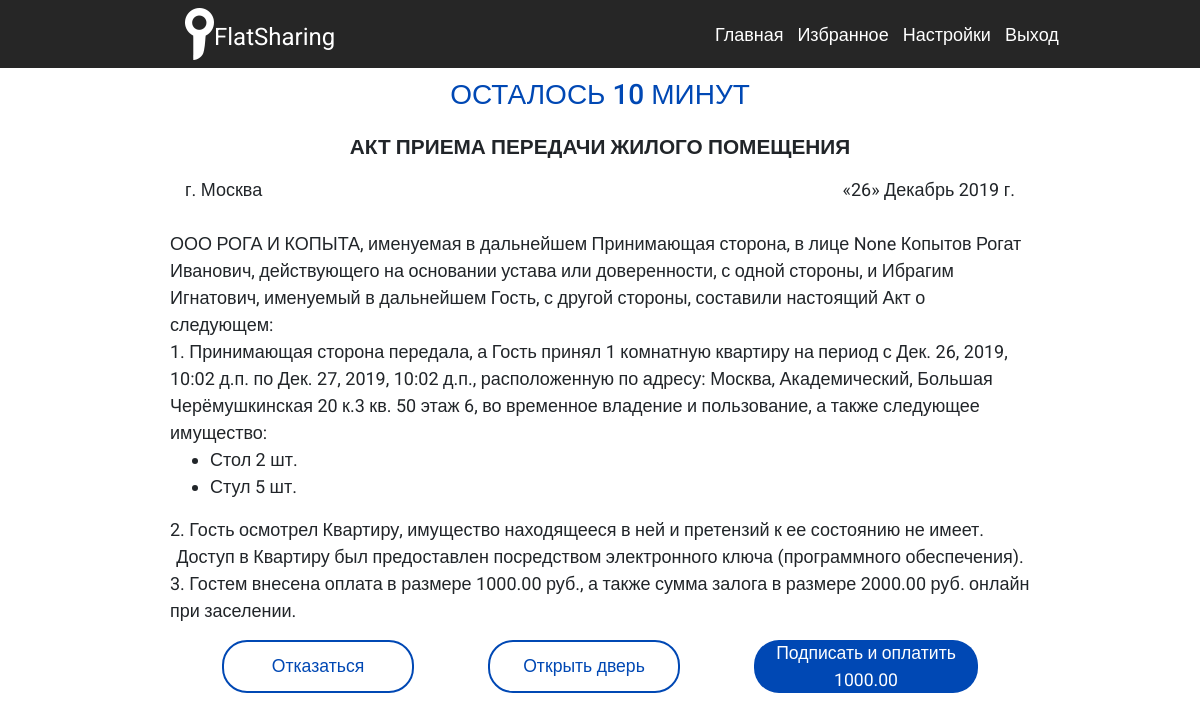
/act/85 (signed in), run on the app's committed database.
### sharing/models.py (models this page shows, shortened)
class Rents(models.Model):
    flat = models.ForeignKey(Flats, on_delete=models.CASCADE,related_name="Квартира",related_query_name="Квартира")
    rentor = models.ForeignKey(User, models.DO_NOTHING)
    start = models.DateTimeField(verbose_name='Начало аренды')
    end = models.DateTimeField(verbose_name='Окончание аренды')
    booking = models.DateTimeField(null=True,verbose_name='Окончание бронироваия')
    status = models.BooleanField(null=True,default=False)
    paid = models.BooleanField(null=True,default=False)
    created_at = models.DateTimeField(null=True,default=False)
    trial_key = models.CharField(max_length=80, blank=True, null=True,default=None)
    renta = RentsManager()
    objects = models.Manager()
    class Meta:
        verbose_name = 'Аренда'
        verbose_name_plural = 'Аренды'
        ordering = ['-start']
    def AccessObj(self):
        return Access.objects.filter(renta=self.id,user=self.rentor).last()
    def getDays(self):
        days = (self.end-self.start).days
        if days < 1:
            return 1
        return days
    def getPrice(self):
        return self.getDays() * self.flat.price
    def getDeposit(self):
        return self.flat.deposit
    '''
    def save(self, *args, **kwargs):
        if not self.pk:
            if self.checkDates():
                super().save(*args, **kwargs)
        else:
            print(self.checkDates())
            if self.checkDates():
                days, hours = self.prolongRent()
                if days >= 0 or hours >= 0:
                    super().save(*args, **kwargs)
    '''

class Access(models.Model):
    PAID_TYPES = (
        (False, 'Осмотр'),
        (True, 'Аренда')
    )
    user = models.ForeignKey(User, models.DO_NOTHING,blank=True, null=True)
    renta = models.ForeignKey(Rents, on_delete=models.CASCADE,blank=True, null=True)
    start = models.DateTimeField('Start',blank=True, null=True)
    end = models.DateTimeField('End',blank=True, null=True)
    used = models.IntegerField(blank=True, null=True,default=0)
    stype = models.BooleanField(null=False,default=False,choices=PAID_TYPES)
    access = AccessManager()
    objects = models.Manager()
    def timeRemaining(self):
        import time
        if self.end is not None:
            now = timezone.now()
            if (now > self.start) and (now < self.end):
                return "у вас осталось {0} минут".format(str(self.end - now))
            else:
                if (now < self.start):
                    return "Доступна с {0}".format(self.start.strftime("%b %d %Y %H:%M:%S"))
                return "Время осмотра закончилось"
        else:
            return "осталось 10 минут"

class Flats(models.Model):
    DOOR_STATS = (
        (False, 'Заблокирована'),
        (True, 'Доступ открыт')
    )
    FLAT_STATS = (
        ('BLOCKED', 'Заблокирована'),
        ('RENTED', 'Арендована'),
        ('BUCHEN', 'Забронирована'),
        ('U', 'Свободна')
    )
    district = models.ForeignKey(Districts, on_delete=models.CASCADE)
    street = models.CharField(max_length=50, blank=True, null=True)
    house_number = models.CharField(max_length=10, blank=True, null=True)
    building = models.CharField(max_length=10, blank=True, null=True)
    flat_number = models.CharField(max_length=10, blank=True, null=True)
    floor = models.IntegerField(blank=True, null=True)
    rooms = models.IntegerField(blank=True, null=True,default=1)
    price = models.DecimalField(max_digits=10, decimal_places=2, blank=True, null=True)
    deposit = models.DecimalField(max_digits=10, decimal_places=2, blank=True, null=True)
    per_hour = models.DecimalField(max_digits=10, decimal_places=2, blank=True, null=True)
    latitude = models.FloatField(blank=True, null=True)
    longitude = models.FloatField(blank=True, null=True)
    description = models.TextField(blank=True, null=True)
    hint = models.CharField(max_length=50, blank=True, null=True)
    status = models.CharField(max_length=10,blank=True, null=True,choices=FLAT_STATS)
    door_status = models.BooleanField(blank=True, null=True,choices=DOOR_STATS)
    cleaning_time = models.TimeField(blank=True, null=True,default="3:00")
    app_id = models.CharField(max_length=60, blank=True, null=True)
    app_status = models.BooleanField(blank=True, null=True,default=None)
    flas = FlatManager()
    objects = models.Manager()
    def flatsItems(self):
        return FlatsItems.objects.filter(flat_id=self.pk)
    def partnerInfo(self):
        return self.district.partner
    def addressPartOne(self):
        return "{0}, {1}, {2} {3}".format(self.city(),self.district,self.street,self.HouseNumber())
    def addressPartTwo(self):
        return "кв. {0} этаж {1}".format(self.flat_number,self.floor)
    def HouseNumber(self):
        if self.building is None:
            return self.house_number
        return "{0} к.{1}".format(self.house_number,self.building)
    def city(self):
        return self.district.city()
    city.admin_order_field = 'city'
    city.short_description = 'Город'
    class Meta:
        verbose_name = 'Квартира'
        verbose_name_plural = 'Квартиры'

class Districts(models.Model):
    partner = models.ForeignKey(Partners, on_delete=models.CASCADE)
    district_name = models.CharField(max_length=200)
    def __str__(self):
        return self.district_name
    def city(self):
        return self.partner.city
    class Meta:
        verbose_name = 'Район'
        verbose_name_plural = 'Районы'

class Partners(models.Model):
    city = models.ForeignKey(Cities, on_delete=models.CASCADE)
    account = models.OneToOneField(User, on_delete=models.CASCADE)
    headmaster = models.CharField(default=None,blank=True,null=True,max_length=60)
    hmrank = models.CharField(default=None,blank=True,null=True,max_length=60)
    org_name = models.CharField(default=None,blank=True,null=True,max_length=60)
    document = models.CharField(default=None,blank=True,null=True,max_length=60)
    class Meta:
        verbose_name = 'Партнёр'
        verbose_name_plural = 'Партнёры'

class Cities(models.Model):
    country = models.ForeignKey(Countries, on_delete=models.CASCADE)
    city_name = models.CharField(max_length=200)
    def __str__(self):
        return self.city_name
    class Meta:
        verbose_name = 'Город'
        verbose_name_plural = 'Города'

class FlatsItems(models.Model):
    flat = models.ForeignKey(Flats, on_delete=models.CASCADE)
    item_name = models.CharField(max_length=50, blank=True, null=True,verbose_name="Предмет (Стол, стул)")
    item_count = models.IntegerField(blank=True,null=True,default=0,verbose_name="Количество предметов (целое число)")
    class Meta:
        verbose_name = 'Предмет'
        verbose_name_plural = 'Предметы'
    def __str__(self):
        return "{0} {1} шт.".format(self.item_name,self.item_count)

### rents/views.py (the view)
    def decorator(request, *args, **kwargs):
        r = Rents.objects.filter(rentor=request.user,paid=True,status=True).first()
        if r:
            return redirect('rents:opendoor',pk=r.pk)
        return function(request, *args, **kwargs)

### rents/views.py (called while the page is built, shortened)
def checkcard(function):
    def decorator(request, *args, **kwargs):
        if request.user.usersdocuments.firstname == "":
            return redirect('rents:bot')
        if request.user.usersdocuments.yakey is None:
            return redirect('rents:card')
        return function(request, *args, **kwargs)
    return decorator

def sendToRenta(function):
    def decorator(request, *args, **kwargs):
        r = Rents.objects.filter(rentor=request.user,paid=True,status=True).first()
        if r:
            return redirect('rents:opendoor',pk=r.pk)
        return function(request, *args, **kwargs)
    return decorator

@login_required(login_url='/accounts/login/')
@checkcard
@sendToRenta
def act(request,pk):
    renta = get_object_or_404(Rents, pk=pk,rentor=request.user,paid=False)
    return render(request, 'act.html',{"renta":renta,"date":timezone.now()})

### rents/templates/act.html (shortened to what this page needs)
{% extends 'body.html' %}
{% load static %}
{% block content %}
<link rel="stylesheet" href="{% static 'css/act.css' %}">
<form method='POST' class="container" action="#">
<section>
	<div class="wrap">
		<div class="act">
			<div class="time">
				<h3>{{renta.AccessObj.timeRemaining}}</h3>
			</div>
			<h1>Акт приема передачи жилого помещения</h1>
			<div class="">
				<div class="row">
					<div class="col-sm-6" style="text-align: left;">
						г. {{renta.flat.city}}
					</div>
					<div class="col-sm-6" style="text-align: right;">
						«{{date.day}}» {{date|date:"F" }} {{date.year}} г.
					</div>
					<div class="">
						<p>{{renta.flat.partnerInfo.org_name}}, именуемая в дальнейшем Принимающая сторона, в лице {{renta.flat.partnerInfo.hmrank}} {{renta.flat.partnerInfo.headmaster}}, действующего на основании {{renta.flat.partnerInfo.document}}, с одной стороны, и  {{user.get_full_name }}, именуемый в дальнейшем Гость, с другой стороны, составили настоящий Акт о следующем:</p>
						<p>1. Принимающая сторона передала, а Гость принял {{renta.flat.rooms}} комнатную квартиру на период с {{renta.start}} по {{renta.end}}, расположенную по адресу: {{renta.flat.addressPartOne}} {{renta.flat.addressPartTwo}}, во временное владение и пользование, а также следующее имущество:</p>
					</div>
					<ul>
						{% for item in renta.flat.flatsItems%}
						<li>{{item}}</li>
						{%endfor%}
					</ul>
					<div class="">
						<p>2. Гость осмотрел Квартиру, имущество находящееся в ней и претензий к ее состоянию не имеет. </br></p>
						<p style="text-align: center;">Доступ в Квартиру был предоставлен посредством электронного ключа (программного обеспечения). </br></p>
						<p>3. Гостем внесена оплата в размере {{renta.getPrice}} руб., а также сумма залога в размере {{renta.getDeposit}} руб. онлайн при заселении.</p>
					</div>
				</div>
			</div>
		</div>
		<div class="btns">
			<button href="#" class="btn_bor" type="submit" name="cancel">Отказаться</button>
			<button href="#" class="btn_bor" type="submit" name="open">Открыть дверь</button>
			<button href="#" class="btn_bg" type="submit" name="pay">Подписать и оплатить {{renta.getPrice}}</button>
		</div>
	</div>
</section>
</form>
{% endblock %}

### rents/templates/body.html (shortened to what this page needs)
{% load static %}
<!DOCTYPE html>
<html lang="en">
<head>
	<link rel="stylesheet" href="{% static 'css/normalize.css' %}">
	<link rel="stylesheet" href="https://stackpath.bootstrapcdn.com/bootstrap/4.3.1/css/bootstrap.min.css">
	<link rel="stylesheet" href="{% static 'css/common.css' %}">
</head>
<body>
<div class="bg-cont">
	<nav class="navigation fixed-top">
		<div class="wrap">
			<div class="nav-flex">
				<div class="logo-search">
					<div class="logo">
						<img src="{% static 'imgs/logo.png' %}" alt="l">
						<p>FlatSharing</p>
					</div>
				</div>
				<div class="menu">
					<div class="menu-list">
					{% if user.is_authenticated %}
						<a href="{%url 'rents:map'%}">Главная</a>
						<a href="{%url 'rents:favorites'%}">Избранное</a>
						<a href="{%url 'rents:options'%}">Настройки</a>
						<a href="{%url 'logout'%}">Выход</a>
					{%else%}
						<a href="{%url 'rents:index'%}">Главная</a>
						<a href="{%url 'rents:registration'%}">Регистрация</a>
						<a href="{%url 'login'%}">Вход</a>
					{%endif%}
					</div>
				</div>
			</div>
		</div>
    </nav>
    {% block content %}
    {% endblock %}
</div>
</body>
</html>

### rents/static/css/common.css (style rules this page uses)
* { box-sizing: border-box; }
p { margin: 0; }
body { font-family: 'Roboto', sans-serif; font-size: 18px; }
a { color: #fff; }
button.btn_bg { font-size: 1.1rem; display: flex; width: 12rem; height: 3.3rem; align-items: center; justify-content: center; border-radius: 25px; background-color: #0048b4; color: #fff; margin: 0 auto; }
button.btn_bor { font-size: 1.1rem; display: flex; width: 12rem; height: 3.3rem; align-items: center; justify-content: center; border-radius: 25px; border: 2px solid #0048b4; color: #0048b4; margin: 0 auto; }
.btns { padding: 1rem 0; display: flex; justify-content: space-between; align-items: center; }
.navigation { background-color: #000; opacity: 0.85; padding: 8px 0; }
.wrap { max-width: 1050px; margin: 0 auto; padding: 0 20px }
.nav-flex { display: flex; justify-content: space-between; align-items: center; }
.logo-search { display: flex; align-items: center; }
.logo-search .logo { display: flex; align-items: center; margin-right: 20px; }
.logo-search .logo p { color: #fff; font-size: 24px; margin-bottom: -6px; }
.nav-flex .menu { width: 37%; }
.menu .menu-list a { margin: 0 7px; }
.nav-flex .menu .menu-list { font-size: 18px; display: flex; }
form { position: relative; max-width: 200px; margin: 0 10px; }
.menu_input, button { border: none; outline: none; background: transparent; }

### rents/static/css/act.css (style rules this page uses)
.wrap { max-width: 870px !important; }
body { padding-top: 68px; }
.act { display: flex; flex-direction: column; align-items: center; }
.act .time { font-size: 2.1rem; font-weight: bold; text-transform: uppercase; color: #0048b4; margin: 0.6rem 0 0 0; }
.act h1 { font-size: 1.3rem; font-weight: 550; text-transform: uppercase; margin: 1rem 0; }
.btns { display: flex; justify-content: space-around; }
.btns .btn_bg { width: 14rem !important; }

### data on the page
Rents: AccessObj.timeRemaining "ОСТАЛОСЬ 10 МИНУТ", flat.city "Москва", flat.partnerInfo.org_name "ООО РОГА И КОПЫТА", flat.partnerInfo.hmrank "None", flat.partnerInfo.headmaster "Копытов Рогат Иванович", flat.partnerInfo.document "устава или доверенности", flat.rooms "1", start "Дек. 26, 2019, 10:02 д.п.", end "Дек. 27, 2019, 10:02 д.п.", flat.addressPartOne "Москва, Академический, Большая Черёмушкинская 20 к.3", flat.addressPartTwo "кв. 50 этаж 6", getPrice "1000.00", getDeposit "2000.00"
FlatsItems: item_name+item_count "Стол 2 шт."
FlatsItems: item_name+item_count "Стул 5 шт."

### other printed values
{{ date.day }} "26"
{{ date|date:"F" }} "Декабрь"
{{ date.year }} "2019"
{{ user.get_full_name }} "Ибрагим Игнатович"
